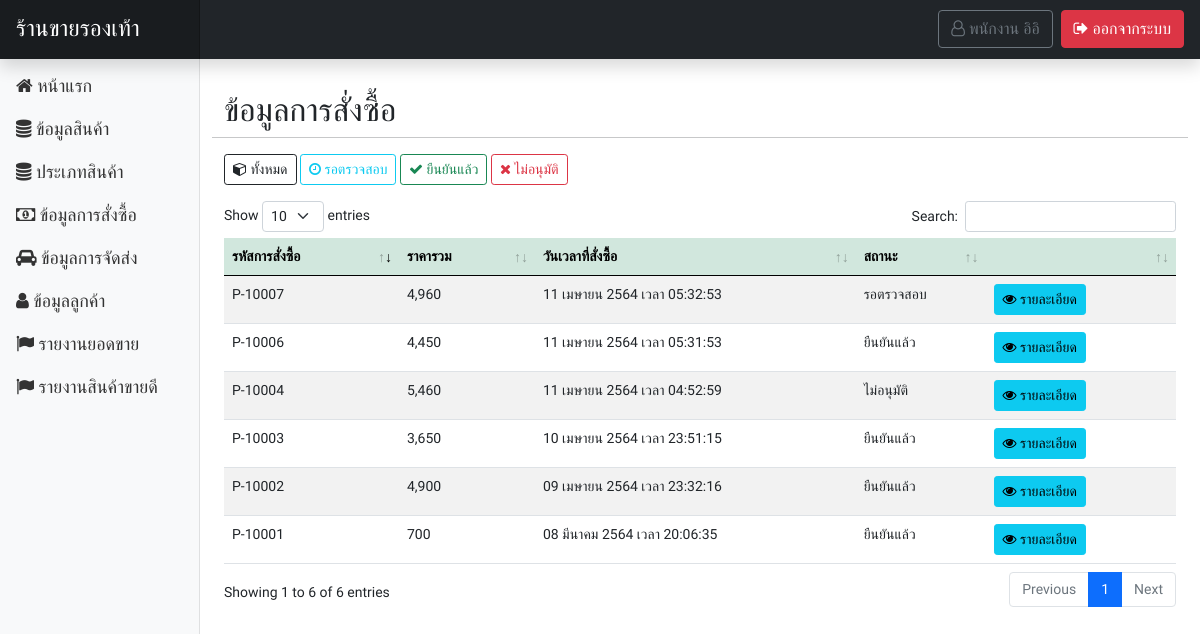
The app's page /page-user/order_show.php (signed in) with its own data.
### tables this page shows
CREATE TABLE `tbl_user` (
  `u_id` int(10) NOT NULL COMMENT 'ID',
  `u_username` varchar(255) NOT NULL COMMENT 'ชื่อผู้ใช้',
  `u_password` varchar(255) NOT NULL COMMENT 'รหัสผ่าน',
  `u_fname` varchar(255) NOT NULL COMMENT 'ชื่อ',
  `u_lname` varchar(255) NOT NULL COMMENT 'นามสกุล',
  `u_sex` varchar(50) NOT NULL COMMENT 'เพศ',
  `u_address` text NOT NULL COMMENT 'ที่อยู่',
  `u_email` varchar(255) NOT NULL COMMENT 'อีเมล์',
  `u_tel` varchar(10) NOT NULL COMMENT 'เบอร์โทร',
  `u_role` varchar(50) NOT NULL COMMENT 'บทบาท'
);

CREATE TABLE `tbl_payment` (
  `pm_id` int(50) NOT NULL COMMENT 'ID',
  `pm_code` varchar(255) NOT NULL COMMENT 'รหัสการสั่งซื้อ',
  `pm_img` varchar(255) NOT NULL COMMENT 'รูปภาพการโอน',
  `pm_total` varchar(255) NOT NULL COMMENT 'ยอดรวม',
  `pm_u_id` int(50) NOT NULL COMMENT 'ID ผู้ชื้อ',
  `pm_channel` varchar(255) NOT NULL COMMENT 'ช่องทางการจัดส่ง',
  `pm_date` varchar(255) NOT NULL COMMENT 'วันเวลาที่สั่งซื้อ',
  `pm_address` text NOT NULL COMMENT 'ที่อยู่',
  `pm_status` varchar(255) NOT NULL COMMENT 'สถานะ'
);

### functions.php (called while the page is built, shortened)
<?php
class ConnectDB
{
    protected $db;
    function __construct()
    {
        $DB_HOST = "localhost";
        $DB_USER = "root";
        $DB_PASS = "";
        $DB_NAME = "stoe_store";
        $con = new mysqli($DB_HOST, $DB_USER, $DB_PASS, $DB_NAME);
        $con->set_charset("utf8");
        $this->db = $con;
    }
    function query($data)
    {
        $result = $this->db->query($data);
        if ($result == true) {
            return $result;
        } else {
            echo "Error to query.!!";
        }
    }
}
class User extends ConnectDB
{
    function userGetById($id)
    {
        $result = $this->db->query("SELECT * FROM tbl_user WHERE u_id = '$id' ");
        $row = $result->fetch_all(MYSQLI_ASSOC);
        return $row;
    }
}
function ConvertDateToThai($datetime)
{
    $XdateTime = explode(" ", $datetime);
    $time = $XdateTime[1];
    $date = explode("-", $XdateTime[0]);
    $monthList = [
        "01" => "มกราคม",
        "02" => "กุมภาพันธ์",
        "03" => "มีนาคม",
        "04" => "เมษายน",
        "05" => "พฤษภาคม",
        "06" => "มิถุนายน",
        "07" => "กรกฎาคม",
        "08" => "สิงหาคม",
        "09" => "กันยายน",
        "10" => "ตุลาคม",
        "11" => "พฤศจิกายน",
        "12" => "ธันวาคม",
    ];
    return $date[2] . " " . $monthList[$date[1]] . " " . $date[0] + 543 . " เวลา " . $time;
}

### page-user/order_show.php (the view, shortened to what this page needs)
<?php include('header.php'); ?>
</head>
<?php
$obj = new ConnectDB();
$objModal = new ConnectDB();
if (isset($_GET['display'])) {
    switch ($_GET['display']) {
        case 'success':
            $result = $obj->query("SELECT * FROM tbl_payment as pm INNER JOIN tbl_user as u ON pm.pm_u_id = u.u_id WHERE pm.pm_status = 'ยืนยันแล้ว' ");
            break;
        case 'delete':
            $result = $obj->query("SELECT * FROM tbl_payment as pm INNER JOIN tbl_user as u ON pm.pm_u_id = u.u_id WHERE pm.pm_status = 'ไม่อนุมัติ' ");
            break;
        case 'wait':
            $result = $obj->query("SELECT * FROM tbl_payment as pm INNER JOIN tbl_user as u ON pm.pm_u_id = u.u_id WHERE pm.pm_status = 'รอตรวจสอบ' ");
            break;
    }
} else {
    $result = $obj->query("SELECT * FROM tbl_payment as pm INNER JOIN tbl_user as u ON pm.pm_u_id = u.u_id");
}
?>
<body>
    <?php include('navbar.php'); ?>
    <div class="container-fluid">
        <div class="row my-4">
            <?php include('sidebar.php'); ?>
            <main class="col-md-9 ms-sm-auto col-lg-10 px-md-4">
                <div class="row mt-2">
                    <h2>ข้อมูลการสั่งซื้อ</h2>
                    <hr>
                    <div class="row mb-3">
                        <div class="col-md-12">
                            <a href="order_show.php" class="btn btn-sm btn-outline-dark"><i class="fa fa-cube" aria-hidden="true"></i> ทั้งหมด</a>
                            <a href="?display=wait" class="btn btn-sm btn-outline-info"><i class="fa fa-clock-o" aria-hidden="true"></i> รอตรวจสอบ</a>
                            <a href="?display=success" class="btn btn-sm btn-outline-success"><i class="fa fa-check" aria-hidden="true"></i> ยืนยันแล้ว</a>
                            <a href="?display=delete" class="btn btn-sm btn-outline-danger"><i class="fa fa-times" aria-hidden="true"></i> ไม่อนุมัติ</a>
                        </div>
                    </div>
                    <table id="dtb" class="table table-striped table-hover" style="width:100%">
                        <thead>
                            <tr class="table-success">
                                <th>รหัสการสั่งซื้อ</th>
                                <th>ราคารวม</th>
                                <th>วันเวลาที่สั่งซื้อ</th>
                                <th>สถานะ</th>
                                <th></th>
                            </tr>
                        </thead>
                        <tbody>
                            <?php while ($row = $result->fetch_array()) { ?>
                                <tr>
                                    <td><?= $row['pm_code']; ?></td>
                                    <td><?= number_format($row['pm_total']); ?></td>
                                    <td><?= ConvertDateToThai($row['pm_date']); ?></td>
                                    <td><?= $row['pm_status']; ?></td>
                                    <td width="20%">
                                        <?php if (isset($_GET['display']) && $_GET['display'] == 'success') { ?>
                                            <button class="btn btn-sm btn-info m-0" type="button" data-bs-toggle="modal" data-bs-target="#Modal<?= $row['pm_id'] ?>"><i class="fa fa-eye" aria-hidden="true"></i> รายละเอียด</button>
                                            <a href="?action=remove&id=<?= $row['pm_id']; ?>&code=<?= $row['pm_code']; ?>" class="btn btn-danger btn-sm" onclick="return confirm('ยืนยัน?');"><i class="fa fa-trash" aria-hidden="true"></i> ลบ</a>
                                        <?php } else { ?>
                                            <button class="btn btn-sm btn-info m-0" type="button" data-bs-toggle="modal" data-bs-target="#Modal<?= $row['pm_id'] ?>"><i class="fa fa-eye" aria-hidden="true"></i> รายละเอียด</button>
                                        <?php } ?>
                                    </td>
                                </tr>
                                                            <?php
                                                            $resultModal = $objModal->query("SELECT * FROM tbl_payment_list as pl INNER JOIN tbl_cargo as cg ON pl.pl_cg_id=cg.cg_id WHERE  pl.pl_pm_code = '" . $row['pm_code'] . "' ");
                                                            ?>
                            <?php } ?>
                        </tbody>
                    </table>
                </div>
            </main>
        </div>
    </div>
    <?php include('call_datatable.php'); ?>
</body>
</html>

### page-user/navbar.php (shortened to what this page needs)
<header class="navbar navbar-dark sticky-top bg-dark flex-md-nowrap p-0 shadow no-print">
    <a class="navbar-brand col-md-3 col-lg-2 me-0 px-3" style="font-size:23px;" href="index.php">ร้านขายรองเท้า</a>
    <ul class="navbar-nav px-3 w-100 d-flex p-2 bd-highlight flex-row-reverse">
        <li class="nav-item text-nowrap">
            <a class="btn btn-danger" href="../logout.php"><i class="fa fa-sign-out" aria-hidden="true"></i> ออกจากระบบ</a>
        </li>
        <li class="nav-item text-nowrap">
            <?php
                $objName = new User();
                $rowName = $objName->userGetById($_SESSION['user']['id']);
            ?>
            <a class="me-2 btn btn-outline-secondary" href="profile.php"><i class="fa fa-user-o" aria-hidden="true"></i> <?= $rowName[0]['u_fname'] . ' ' . $rowName[0]['u_lname']; ?></a>
        </li>
    </ul>
</header>

### css/style.css (style rules this page uses)
* { font-family: "Chakra Petch", sans-serif; }

### css/dashboard.css (style rules this page uses)
body { font-size: .875rem; }
.navbar-brand { padding-top: .75rem; padding-bottom: .75rem; font-size: 1rem; background-color: rgba(0, 0, 0, .25); box-shadow: inset -1px 0 0 rgba(0, 0, 0, .25); }

### records on screen
tbl_user: u_fname "พนักงาน", u_lname "อิอิ"
tbl_payment: pm_code "P-10001", pm_total "700", pm_date "08 มีนาคม 2564 เวลา 20:06:35", pm_status "ยืนยันแล้ว"
tbl_payment: pm_code "P-10002", pm_total "4,900", pm_date "09 เมษายน 2564 เวลา 23:32:16", pm_status "ยืนยันแล้ว"
tbl_payment: pm_code "P-10003", pm_total "3,650", pm_date "10 เมษายน 2564 เวลา 23:51:15", pm_status "ยืนยันแล้ว"
tbl_payment: pm_code "P-10004", pm_total "5,460", pm_date "11 เมษายน 2564 เวลา 04:52:59", pm_status "ไม่อนุมัติ"
tbl_payment: pm_code "P-10006", pm_total "4,450", pm_date "11 เมษายน 2564 เวลา 05:31:53", pm_status "ยืนยันแล้ว"
tbl_payment: pm_code "P-10007", pm_total "4,960", pm_date "11 เมษายน 2564 เวลา 05:32:53", pm_status "รอตรวจสอบ"
